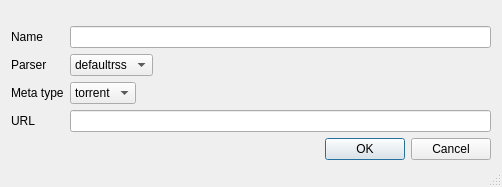
<?xml version="1.0" encoding="UTF-8"?>
<ui version="4.0">
 <class>sourceEditDialog</class>
 <widget class="QDialog" name="sourceEditDialog">
  <property name="geometry">
   <rect>
    <x>0</x>
    <y>0</y>
    <width>502</width>
    <height>187</height>
   </rect>
  </property>
  <property name="sizePolicy">
   <sizepolicy hsizetype="Expanding" vsizetype="Expanding">
    <horstretch>0</horstretch>
    <verstretch>0</verstretch>
   </sizepolicy>
  </property>
  <property name="minimumSize">
   <size>
    <width>502</width>
    <height>187</height>
   </size>
  </property>
  <property name="sizeIncrement">
   <size>
    <width>502</width>
    <height>187</height>
   </size>
  </property>
  <property name="baseSize">
   <size>
    <width>502</width>
    <height>187</height>
   </size>
  </property>
  <property name="windowTitle">
   <string>Edit Source</string>
  </property>
  <property name="windowIcon">
   <iconset resource="swarmtvqtresources.qrc">
    <normaloff>:/swarmtv/mainlogo/resources/swarmtv_logo.png</normaloff>:/swarmtv/mainlogo/resources/swarmtv_logo.png</iconset>
  </property>
  <property name="sizeGripEnabled">
   <bool>true</bool>
  </property>
  <layout class="QGridLayout" name="gridLayout">
   <property name="sizeConstraint">
    <enum>QLayout::SetDefaultConstraint</enum>
   </property>
   <item row="0" column="0">
    <layout class="QVBoxLayout" name="verticalLayout_3">
     <item>
      <layout class="QHBoxLayout" name="horizontalLayout_3">
       <item>
        <layout class="QVBoxLayout" name="verticalLayout">
         <item>
          <widget class="QLabel" name="label">
           <property name="text">
            <string>Name</string>
           </property>
          </widget>
         </item>
         <item>
          <widget class="QLabel" name="label_2">
           <property name="text">
            <string>Parser</string>
           </property>
          </widget>
         </item>
         <item>
          <widget class="QLabel" name="label_3">
           <property name="text">
            <string>Meta type</string>
           </property>
          </widget>
         </item>
         <item>
          <widget class="QLabel" name="label_4">
           <property name="text">
            <string>URL</string>
           </property>
          </widget>
         </item>
        </layout>
       </item>
       <item>
        <layout class="QVBoxLayout" name="verticalLayout_2">
         <item>
          <widget class="QLineEdit" name="nameSourceLineEdit"/>
         </item>
         <item>
          <layout class="QHBoxLayout" name="horizontalLayout">
           <item>
            <widget class="QComboBox" name="ParserComboBox">
             <item>
              <property name="text">
               <string>defaultrss</string>
              </property>
             </item>
             <item>
              <property name="text">
               <string>twitter</string>
              </property>
             </item>
            </widget>
           </item>
           <item>
            <spacer name="horizontalSpacer">
             <property name="orientation">
              <enum>Qt::Horizontal</enum>
             </property>
             <property name="sizeHint" stdset="0">
              <size>
               <width>40</width>
               <height>20</height>
              </size>
             </property>
            </spacer>
           </item>
          </layout>
         </item>
         <item>
          <layout class="QHBoxLayout" name="horizontalLayout_2">
           <item>
            <widget class="QComboBox" name="metaComboBox">
             <item>
              <property name="text">
               <string>torrent</string>
              </property>
             </item>
             <item>
              <property name="text">
               <string>nzb</string>
              </property>
             </item>
            </widget>
           </item>
           <item>
            <spacer name="horizontalSpacer_2">
             <property name="orientation">
              <enum>Qt::Horizontal</enum>
             </property>
             <property name="sizeHint" stdset="0">
              <size>
               <width>40</width>
               <height>20</height>
              </size>
             </property>
            </spacer>
           </item>
          </layout>
         </item>
         <item>
          <widget class="QLineEdit" name="urlSourceLineEdit"/>
         </item>
        </layout>
       </item>
      </layout>
     </item>
     <item>
      <widget class="QDialogButtonBox" name="buttonBox">
       <property name="orientation">
        <enum>Qt::Horizontal</enum>
       </property>
       <property name="standardButtons">
        <set>QDialogButtonBox::Cancel|QDialogButtonBox::Ok</set>
       </property>
      </widget>
     </item>
    </layout>
   </item>
  </layout>
 </widget>
 <resources>
  <include location="swarmtvqtresources.qrc"/>
 </resources>
 <connections>
  <connection>
   <sender>buttonBox</sender>
   <signal>rejected()</signal>
   <receiver>sourceEditDialog</receiver>
   <slot>reject()</slot>
   <hints>
    <hint type="sourcelabel">
     <x>316</x>
     <y>260</y>
    </hint>
    <hint type="destinationlabel">
     <x>286</x>
     <y>274</y>
    </hint>
   </hints>
  </connection>
 </connections>
</ui>
